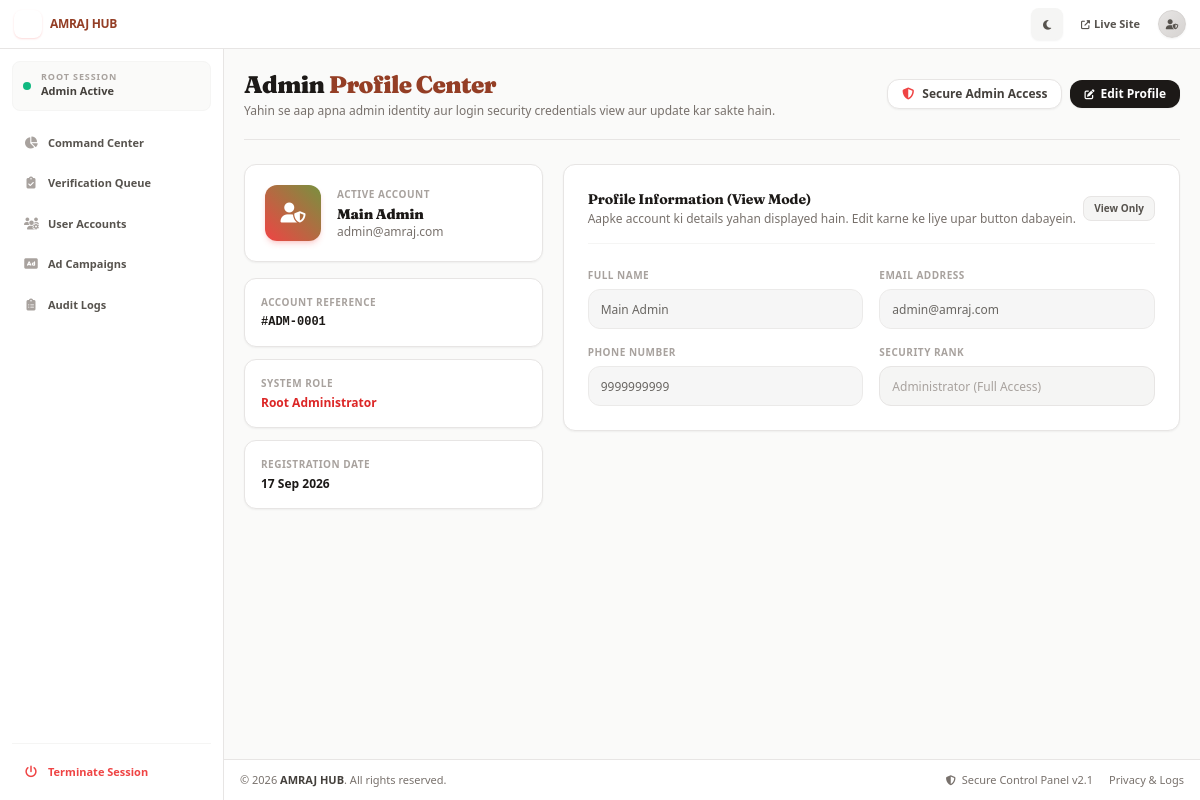
Screenshot of /frontend/admin/profile.php (signed in) with the database file from the repository.
### tables this page shows
CREATE TABLE IF NOT EXISTS `users` (
    `id` INT AUTO_INCREMENT PRIMARY KEY,
    `name` VARCHAR(100) NOT NULL,
    `email` VARCHAR(100) NOT NULL UNIQUE,
    `phone` VARCHAR(15) NOT NULL UNIQUE,
    `password` VARCHAR(255) NOT NULL,
    `role` ENUM('admin', 'owner', 'user') DEFAULT 'user',
    `is_blocked` TINYINT(1) NOT NULL DEFAULT 0,
    `created_at` TIMESTAMP DEFAULT CURRENT_TIMESTAMP
);

### frontend/admin/profile.php (the view, shortened to what this page needs)
<?php
require_once 'layout.php';
$admin_id = (int) $_SESSION['user_id'];
$profile_stmt = $conn->prepare("SELECT id, name, email, phone, role, created_at FROM users WHERE id = ? AND role = 'admin' LIMIT 1");
$profile_stmt->bind_param("i", $admin_id);
$profile_stmt->execute();
$profile = $profile_stmt->get_result()->fetch_assoc();
?>
<div class="space-y-6 animate-fade-in">
    <div class="flex flex-col sm:flex-row sm:items-center justify-between gap-3 border-b border-stone-200 dark:border-stone-800 pb-5">
        <div>
            <h1 class="text-xl sm:text-2xl font-black tracking-tight text-stone-900 dark:text-white">
                Admin <span class="text-terracotta-700 dark:text-terracotta-400">Profile Center</span>
            </h1>
            <p class="text-xs text-stone-500 dark:text-stone-400 mt-0.5">Yahin se aap apna admin identity aur login security credentials view aur update kar sakte hain.</p>
        </div>
        <div class="flex items-center gap-2">
            <div class="inline-flex items-center gap-2 px-3.5 py-1.5 rounded-xl border border-stone-200 dark:border-stone-700 bg-white dark:bg-stone-800 text-xs font-bold text-stone-700 dark:text-stone-300 shadow-sm">
                <i class="fas fa-shield-halved text-red-500"></i> Secure Admin Access
            </div>
            <button type="button" id="enableEditBtn" onclick="toggleEditMode(true)" class="inline-flex items-center gap-1.5 px-3.5 py-1.5 rounded-xl bg-stone-900 dark:bg-stone-100 text-white dark:text-stone-950 text-xs font-bold hover:opacity-95 transition-all shadow-sm">
                <i class="fas fa-pen-to-square text-[10px]"></i> Edit Profile
            </button>
        </div>
    </div>
    <div class="grid grid-cols-1 lg:grid-cols-3 gap-5">
        <div class="lg:col-span-1 space-y-4">
            <div class="p-5 rounded-xl border border-stone-200 dark:border-stone-800 bg-white dark:bg-stone-900 shadow-sm">
                <div class="flex items-center gap-4">
                    <div class="h-14 w-14 rounded-xl bg-gradient-to-tr from-red-500 to-olive-500 flex items-center justify-center text-white font-bold shadow-md shadow-red-500/20 shrink-0">
                        <i class="fas fa-user-shield text-xl"></i>
                    </div>
                    <div class="overflow-hidden">
                        <p class="text-[10px] uppercase tracking-wider text-stone-400 dark:text-stone-500 font-bold">Active Account</p>
                        <h2 class="text-sm font-black text-stone-900 dark:text-white truncate mt-0.5"><?php echo htmlspecialchars($profile['name'] ?? $_SESSION['user_name']); ?></h2>
                        <p class="text-xs text-stone-500 dark:text-stone-400 truncate"><?php echo htmlspecialchars($profile['email'] ?? ''); ?></p>
                    </div>
                </div>
            </div>
            <div class="grid grid-cols-1 gap-3">
                <div class="p-4 rounded-xl border border-stone-200 dark:border-stone-800 bg-white dark:bg-stone-900 shadow-sm">
                    <p class="text-[10px] uppercase tracking-wider text-stone-400 dark:text-stone-500 font-bold">Account Reference</p>
                    <p class="mt-1 text-xs font-mono font-bold text-stone-900 dark:text-white">#ADM-<?php echo str_pad((string)$profile['id'], 4, '0', STR_PAD_LEFT); ?></p>
                </div>
                <div class="p-4 rounded-xl border border-stone-200 dark:border-stone-800 bg-white dark:bg-stone-900 shadow-sm">
                    <p class="text-[10px] uppercase tracking-wider text-stone-400 dark:text-stone-500 font-bold">System Role</p>
                    <p class="mt-1 text-xs font-bold text-red-600 dark:text-red-400">Root Administrator</p>
                </div>
                <div class="p-4 rounded-xl border border-stone-200 dark:border-stone-800 bg-white dark:bg-stone-900 shadow-sm">
                    <p class="text-[10px] uppercase tracking-wider text-stone-400 dark:text-stone-500 font-bold">Registration Date</p>
                    <p class="mt-1 text-xs font-bold text-stone-900 dark:text-white"><?php echo date('d M Y', strtotime($profile['created_at'] ?? 'now')); ?></p>
                </div>
            </div>
        </div>
        <div class="lg:col-span-2">
            <form method="POST" id="profileForm" class="p-5 sm:p-6 rounded-xl border border-stone-200 dark:border-stone-800 bg-white dark:bg-stone-900 shadow-sm space-y-6">
                <div class="border-b border-stone-100 dark:border-stone-800 pb-4 flex items-center justify-between">
                    <div>
                        <h3 class="text-sm font-bold text-stone-900 dark:text-white" id="formTitleText">Profile Information (View Mode)</h3>
                        <p class="text-xs text-stone-500 dark:text-stone-400 mt-0.5" id="formDescText">Aapke account ki details yahan displayed hain. Edit karne ke liye upar button dabayein.</p>
                    </div>
                    <span id="modeBadge" class="inline-flex items-center px-2.5 py-1 text-[10px] font-bold rounded-lg bg-stone-100 dark:bg-stone-800 text-stone-600 dark:text-stone-400 border border-stone-200 dark:border-stone-700">
                        View Only
                    </span>
                </div>
                <div class="grid grid-cols-1 sm:grid-cols-2 gap-4">
                    <label class="space-y-1.5 block">
                        <span class="block text-[10px] uppercase tracking-wider font-bold text-stone-400 dark:text-stone-500">Full Name</span>
                        <input type="text" name="name" id="inputName" value="<?php echo htmlspecialchars($profile['name'] ?? ''); ?>" disabled class="profile-input w-full h-10 px-3 rounded-xl bg-stone-100 dark:bg-stone-800/40 border border-stone-200 dark:border-stone-700 text-xs text-stone-700 dark:text-stone-300 disabled:opacity-80 disabled:cursor-not-allowed focus:outline-none focus:border-red-500 transition-colors">
                    </label>
                    <label class="space-y-1.5 block">
                        <span class="block text-[10px] uppercase tracking-wider font-bold text-stone-400 dark:text-stone-500">Email Address</span>
                        <input type="email" name="email" id="inputEmail" value="<?php echo htmlspecialchars($profile['email'] ?? ''); ?>" disabled class="profile-input w-full h-10 px-3 rounded-xl bg-stone-100 dark:bg-stone-800/40 border border-stone-200 dark:border-stone-700 text-xs text-stone-700 dark:text-stone-300 disabled:opacity-80 disabled:cursor-not-allowed focus:outline-none focus:border-red-500 transition-colors">
                    </label>
                    <label class="space-y-1.5 block">
                        <span class="block text-[10px] uppercase tracking-wider font-bold text-stone-400 dark:text-stone-500">Phone Number</span>
                        <input type="text" name="phone" id="inputPhone" value="<?php echo htmlspecialchars($profile['phone'] ?? ''); ?>" disabled class="profile-input w-full h-10 px-3 rounded-xl bg-stone-100 dark:bg-stone-800/40 border border-stone-200 dark:border-stone-700 text-xs text-stone-700 dark:text-stone-300 disabled:opacity-80 disabled:cursor-not-allowed focus:outline-none focus:border-red-500 transition-colors">
                    </label>
                    <label class="space-y-1.5 block">
                        <span class="block text-[10px] uppercase tracking-wider font-bold text-stone-400 dark:text-stone-500">Security Rank</span>
                        <input type="text" value="Administrator (Full Access)" disabled class="w-full h-10 px-3 rounded-xl bg-stone-100 dark:bg-stone-800/40 border border-stone-200 dark:border-stone-700 text-xs text-stone-400 dark:text-stone-500 cursor-not-allowed">
                    </label>
                </div>
            </form>
        </div>
    </div>
</div>

### frontend/assets/css/style.css (style rules this page uses)
:root { --amraj-font-sans: 'Inter', ui-sans-serif, system-ui, -apple-system, sans-serif; --amraj-font-serif: 'Fraunces', ui-serif, Georgia, serif; --amraj-weight-body: 400; --amraj-weight-heading: 500; --amraj-weight-label: 600; --amraj-space-section-y: 4rem; --amraj-space-card-p: 1.5rem; --amraj-radius-card: 0.5rem; --amraj-radius-pill: 999px; --amraj-shadow-card: 0 1px 2px rgba(36, 31, 24, 0.06), 0 1px 0 rgba(36, 31, 24, 0.05); --amraj-shadow-card-hover: 0 6px 20px -8px rgba(181, 80, 47, 0.18); --amraj-brand-terracotta: #b5502f; --amraj-brand-olive: #5c6b3f; --amraj-ink: #241f18; --amraj-paper: #f6f1e7; }
html { font-family: var(--amraj-font-sans); }
body { font-weight: var(--amraj-weight-body); }
h1, h2, h3, h4, h5, h6 { font-family: var(--amraj-font-serif); font-weight: var(--amraj-weight-heading); letter-spacing: -0.01em; }

### rows the page displays
users: name "Main Admin", email "admin@amraj.com", id "0001", created_at "17 Sep 2026", phone "9999999999"
